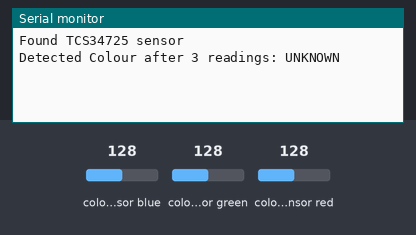
The sketch below on a simulated Arduino Uno, built with avr-gcc and run on an emulated ATmega328P. Shown: the last lines printed to the serial monitor. Inputs (shaded band) come from the test bench; at power-on: colour sensor blue 128, colour sensor green 128, colour sensor red 128.

Above: at 1.4 s.
1.5 s: colour sensor blue set to 5
At 3.8 s:
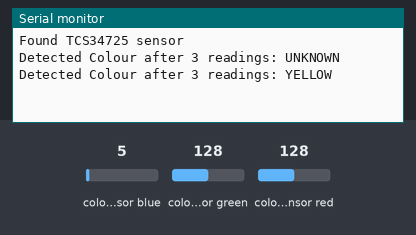
4.6 s: colour sensor green set to 5
At 6.5 s:
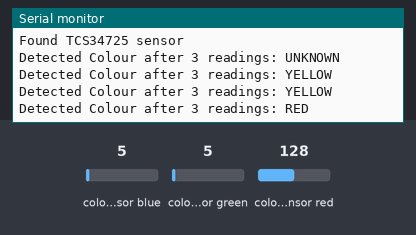
7.7 s: colour sensor green set to 191
At 8.4 s:
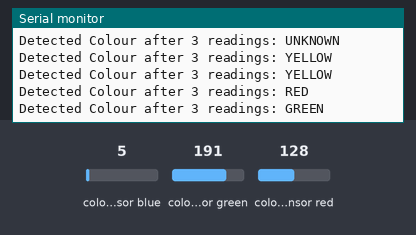
10.8 s: colour sensor red set to 250
At 12.3 s:
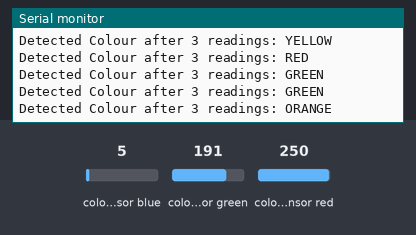

Measured:
- after the input at 1.5 s, the serial monitor: prints a new line after 1.3 s (image 1)
- after the input at 4.6 s, the serial monitor: prints a new line after 1.5 s (image 2)
- after the input at 7.7 s, the serial monitor: prints a new line after 0.06 s (image 3)
- after the input at 10.8 s, the serial monitor: prints a new line after 0.27 s (image 4)

The sketch:

rgb-sensor-group2.ino
```cpp
#include <Wire.h>
#include "Adafruit_TCS34725.h"

// create an instance of the TCS34725 sensor
Adafruit_TCS34725 tcs = Adafruit_TCS34725(TCS34725_INTEGRATIONTIME_614MS, TCS34725_GAIN_1X);

int readingCount = 0;
String lastDetectedColour = "";

void setup() {
  Serial.begin(9600);

  if (tcs.begin()) {
    Serial.println("Found TCS34725 sensor");
  } else{
    Serial.println("No TCS34725 found ... check your connections");
    while (1); //halt the program
  }
}

void loop() {
  uint16_t r, g, b, c;
  tcs.getRawData(&r, &g, &b, &c);

  String detectedColour = "";

  if (c > 50) {
    float sum = c;
    float red = r / sum;
    float green = g / sum;
    float blue = b / sum;

    float rgRatio = red / green;
    float grRatio = green / red;

    if (blue < 0.20 && rgRatio > 0.85 && rgRatio < 1.15) {
      detectedColour = "YELLOW";
    }
    else if (blue < 0.20 && rgRatio >= 1.15 && rgRatio < 1.8) {
      detectedColour = "ORANGE";
    }
    else if (blue < 0.20 && rgRatio >= 1.8) {
      detectedColour = "RED";
    }
    else if (blue < 0.30 && grRatio >= 1.2) {
      detectedColour = "GREEN";
    }
    else {
      detectedColour = "UNKNOWN";
    }
  } else {
    detectedColour = "NO COLOUR";
  }

  // Count readings
  readingCount++;
  lastDetectedColour = detectedColour;

  // Only print after 3 readings
  if (readingCount >= 3) {
    Serial.print("Detected Colour after 3 readings: ");
    Serial.println(lastDetectedColour);
    readingCount = 0;  // reset counter
  }

  delay(500);
}
```
